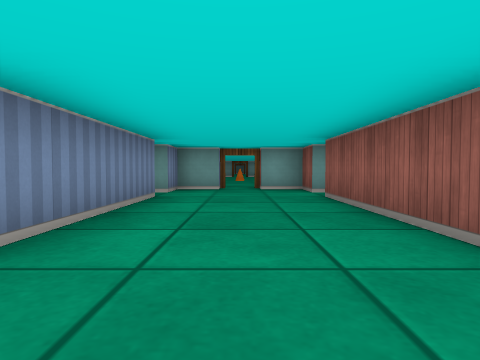
[1] (above)

21 first-person views from a walk through a cub3D maze. The camera is about half as high as the walls, tilts 2° down and sees 75° across. The floor is counted in squares. Each view is taken from the middle of a square. On the plan, view 1 faces up. The plan holds only what a view shows up to about 9 squares ahead; the rest is blank. The place goes on beyond the plan.

[2]
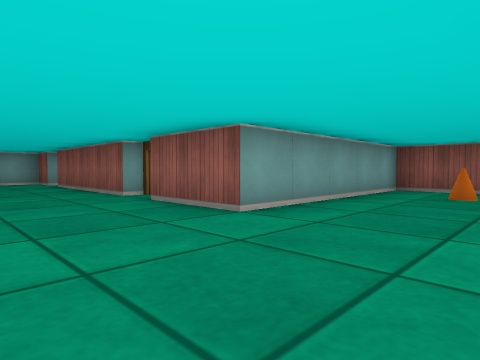

[3]
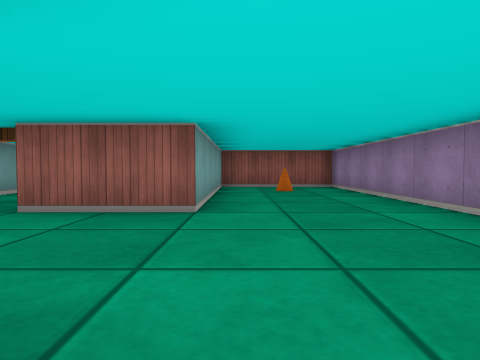

[4]
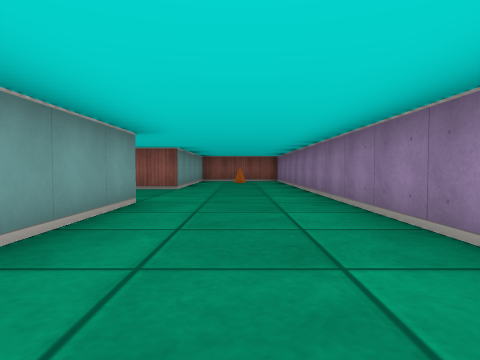

[5]
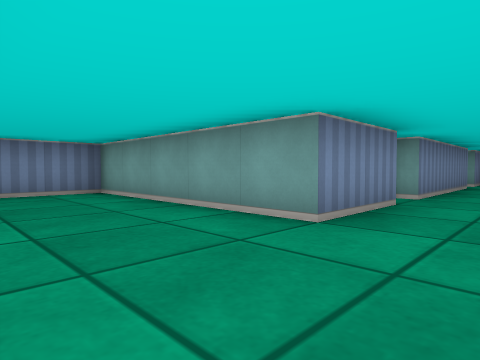

[6]
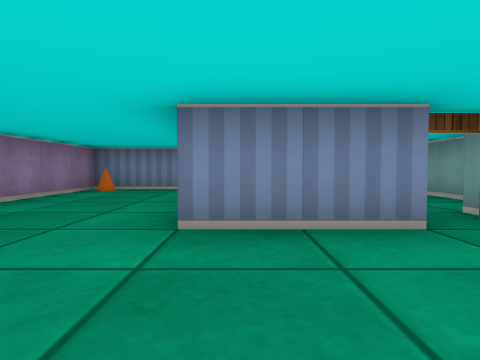

[7]
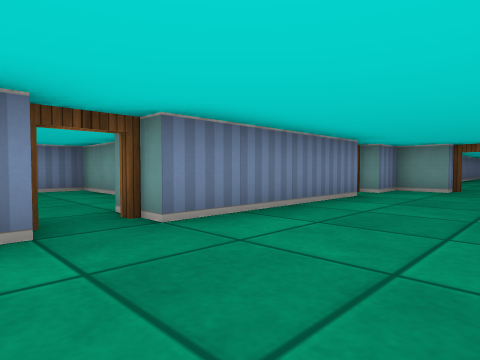

[8]
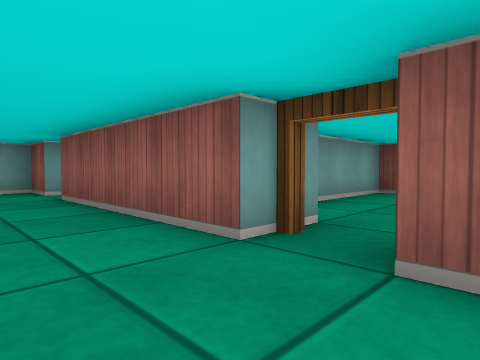

[9]
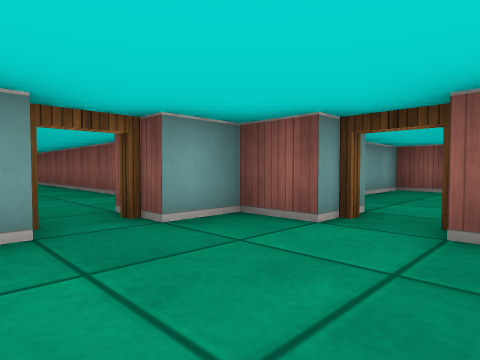

[10]
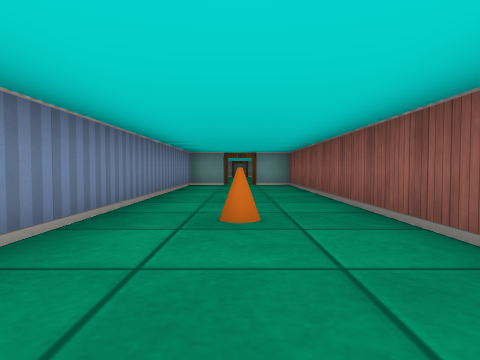

[11]
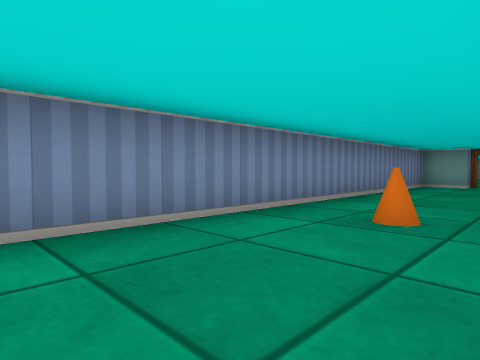

[12]
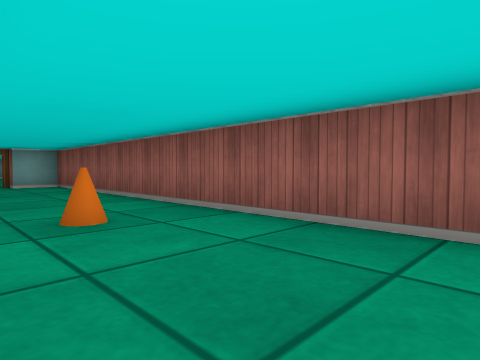

[13]
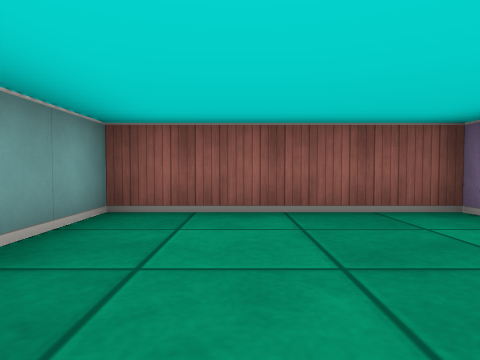

[14]
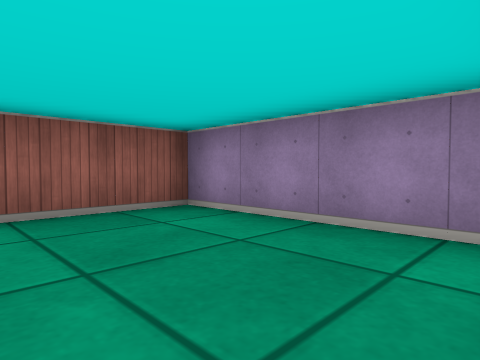

[15]
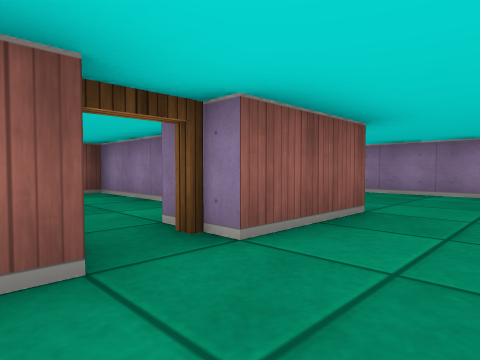

[16]
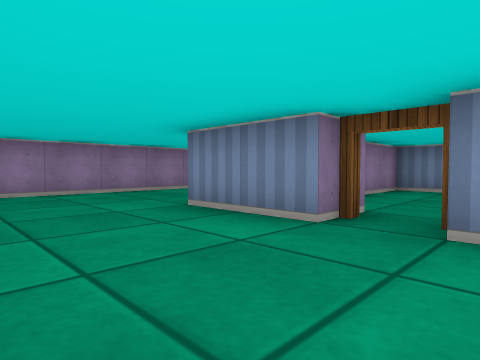

[17]
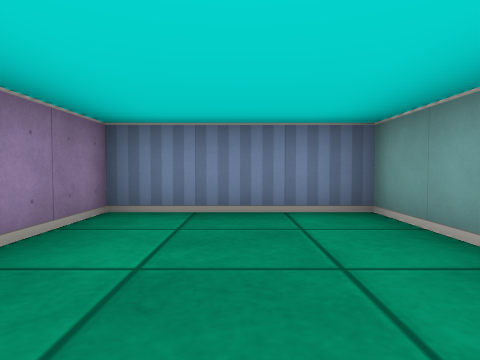

[18]
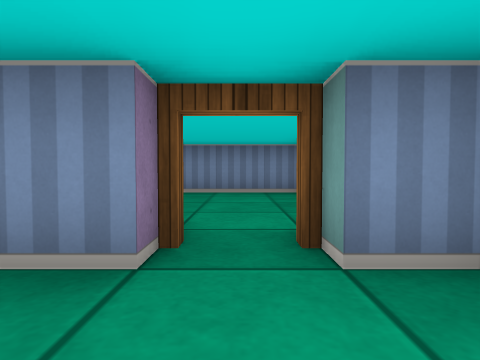

[19]
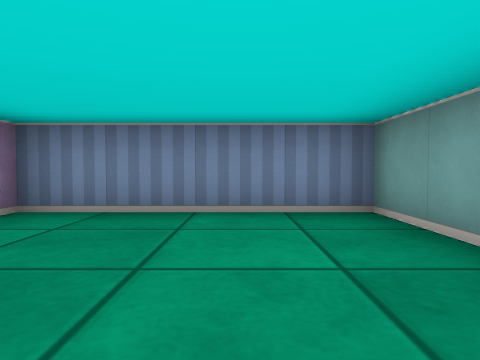

[20]
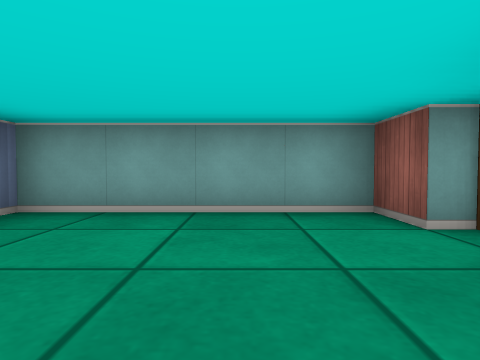

[21]
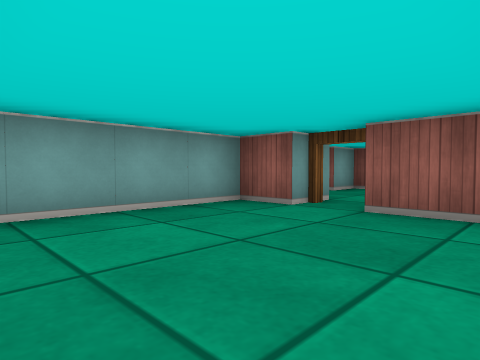

### Floor plan
Points are (right, up) in squares from view 1. A wall is a line through its corners. A room is listed if a view was taken in it or the views show most of it. See-through windows are left out.
Room 1 (views 1, 2, 3, 4, 5, 6, 7, 8, 9, 15, 16, 18)
walls: (-1.5, 0.5) (-1.5, -1.5) (-6.5, -1.5) (-6.5, -4.5) (6.5, -4.5) (6.5, -1.5) (1.5, -1.5) (1.5, 0.5); (1.5, 1.5) (1.5, 5.5); (-1.5, 5.5) (-1.5, 1.5); (1.5, 6.5) (1.5, 7.5) (0.5, 7.5); (-0.5, 7.5) (-1.5, 7.5) (-1.5, 6.5)
ways out: open door at (0, 8) to room 2; open door at (2, 6) to room 3; open door at (-2, 1) to room 4; open door at (-2, 6) to room 5; open door at (2, 1) to room 6
objects: cone (-6, -4); cone (5, -3)
Room 2 (views 10, 11, 12)
walls: (1.5, 10.2) (1.5, 19.5) (0.5, 19.5); (-0.5, 19.5) (-1.5, 19.5) (-1.5, 10.2)
ways out: open door at (0, 8) to room 1; open door at (0, 20)
objects: cone (0, 13)
Room 3 (views 13, 14)
walls: (3.2, 3.5) (6.5, 3.5) (6.5, 7.5) (4.8, 7.5)
ways out: open door at (2, 6) to room 1
Room 4 (view 17)
walls: (-3.9, 2.5) (-6.5, 2.5) (-6.5, -0.5) (-4.8, -0.5)
ways out: open door at (-2, 1) to room 1
Room 5 (views 19, 20, 21)
walls: (-2.5, 6.5) (-2.5, 7.5) (-6.5, 7.5) (-6.5, 3.5); (-2.5, 4.4) (-2.5, 5.5)
ways out: open door at (-2, 6) to room 1
Room 6 (no view inside)
walls: (4.1, -0.5) (6.5, -0.5); (6.6, 2.5) (3.8, 2.5)
ways out: open door at (2, 1) to room 1

Where each view was taken, in squares from view 1:
view 1: 0 up, 0 right, facing up
view 2: 4 down, 1 left, facing up-right
view 3: 2 down, 2 left, facing right
view 4: 3 down, 6 left, facing right
view 5: 4 down, 0 right, facing up-left
view 6: 1 down, 1 right, facing left
view 7: 0 up, 1 right, facing up-left
view 8: 0 up, 0 right, facing up-right
view 9: 5 up, 1 left, facing up-right
view 10: 10 up, 0 right, facing up
view 11: 10 up, 1 right, facing up-left
view 12: 10 up, 1 left, facing up-right
view 13: 6 up, 3 right, facing right
view 14: 6 up, 3 right, facing down-right
view 15: 2 up, 0 right, facing down-right
view 16: 2 up, 1 right, facing down-left
view 17: 1 up, 3 left, facing left
view 18: 6 up, 0 right, facing left
view 19: 6 up, 3 left, facing left
view 20: 4 up, 4 left, facing up
view 21: 4 up, 6 left, facing up-right
